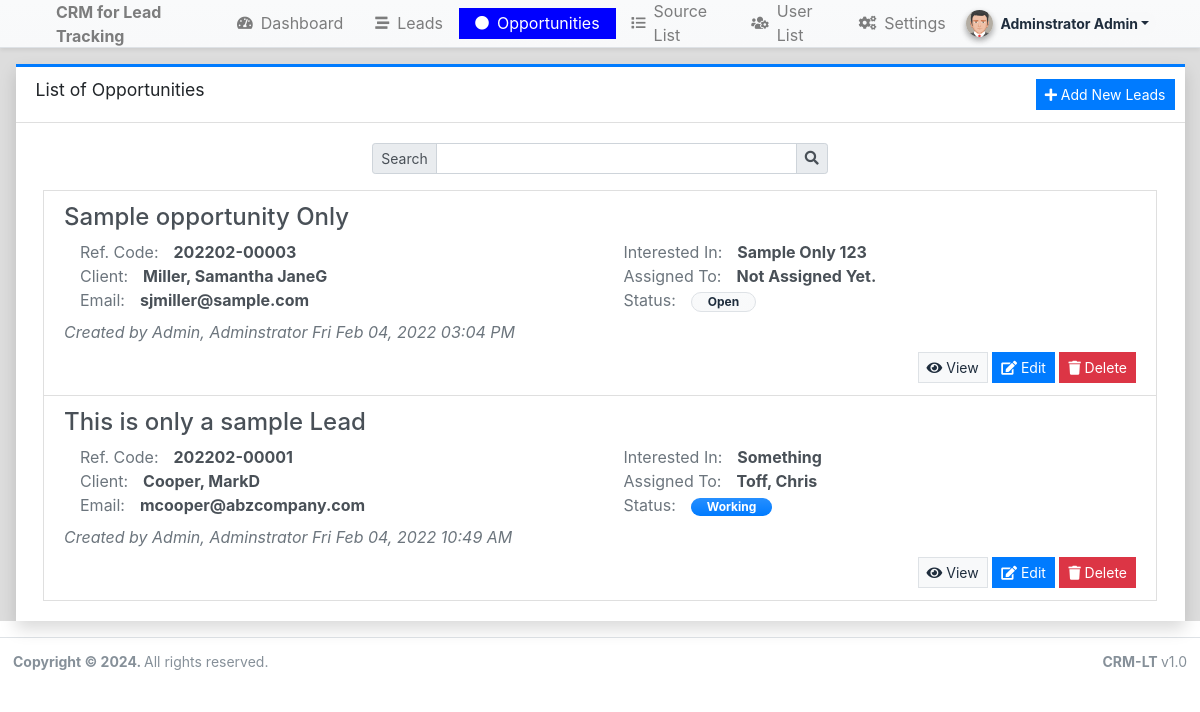
Screenshot of /admin/?page=opportunities (signed in) with the database file from the repository.
### tables this page shows
CREATE TABLE `client_list` (
  `id` int(30) NOT NULL,
  `lead_id` int(30) NOT NULL,
  `firstname` text NOT NULL,
  `middlename` text NOT NULL,
  `lastname` text NOT NULL,
  `gender` varchar(100) NOT NULL,
  `dob` date NOT NULL,
  `contact` text NOT NULL,
  `email` text NOT NULL,
  `address` text NOT NULL,
  `other_info` text DEFAULT NULL,
  `date_created` datetime NOT NULL DEFAULT current_timestamp(),
  `date_updated` datetime DEFAULT NULL ON UPDATE current_timestamp()
);

CREATE TABLE `lead_list` (
  `id` int(30) NOT NULL,
  `code` varchar(100) NOT NULL,
  `source_id` int(30) NOT NULL,
  `interested_in` text NOT NULL,
  `remarks` text NOT NULL,
  `assigned_to` int(30) DEFAULT NULL,
  `user_id` int(30) DEFAULT NULL,
  `status` tinyint(2) NOT NULL DEFAULT 0 COMMENT '0 = New/Prospect,\r\n1 = Open,\r\n2 = Working,\r\n3 = Not a Target,\r\n4 = Disqualified,\r\n5 = Nurture,\r\n6 = Opportunity Created,\r\n7 = Opportunity Lost,\r\n8 = Inactive',
  `in_opportunity` tinyint(1) NOT NULL DEFAULT 0,
  `delete_flag` tinyint(1) NOT NULL DEFAULT 0,
  `date_created` datetime NOT NULL DEFAULT current_timestamp(),
  `date_updated` datetime DEFAULT NULL ON UPDATE current_timestamp()
);

### classes/DBConnection.php (called while the page is built, shortened)
<?php
class DBConnection{
    private $host = DB_SERVER;
    private $username = DB_USERNAME;
    private $password = DB_PASSWORD;
    private $database = DB_NAME;
    public $conn;
    public function __construct(){
        if (!isset($this->conn)) {
            $this->conn = new mysqli($this->host, $this->username, $this->password, $this->database);
        }
    }
}
?>

### classes/SystemSettings.php (called while the page is built, shortened)
<?php
class SystemSettings extends DBConnection{
	function userdata($field = ''){
		if(!empty($field)){
			if(isset($_SESSION['userdata'][$field]))
				return $_SESSION['userdata'][$field];
			else
				return null;
		}else{
			return false;
		}
	}
}
$_settings = new SystemSettings();
?>

### admin/opportunities/index.php (the view, shortened to what this page needs)
<div class="card card-outline card-primary rounded-0 shadow">
	<div class="card-header">
		<h3 class="card-title">List of Opportunities</h3>
		<?php if($_settings->userdata('type') == 1): ?>
		<div class="card-tools">
			<a href="./?page=opportunities/manage_opportunity" class="btn btn-flat btn-sm btn-primary"><span class="fas fa-plus"></span>  Add New Leads</a>
		</div>
		<?php endif; ?>
	</div>
	<div class="card-body">
		<div class="container-fluid">
			<div class="row justify-content-center mb-3">
				<div class="col-lg-5 col-md-6 col-sm-12">
					<div class="input-group input-group-sm">
						<div class="input-group-prepend">
							<span class="input-group-text">Search</span>
						</div>
						<input type="search" id="search" class="form-control">
						<div class="input-group-append">
							<span class="input-group-text"><i class="fa fa-search"></i></span>
						</div>
					</div>
				</div>
			</div>
			<div class="list-group" id="lead-list">
				<?php
				$uwhere = "";
				$users = $conn->query("SELECT id,CONCAT(lastname,', ', firstname, '', COALESCE(middlename,'')) as fullname FROM `users` where id in (SELECT `user_id` FROM `lead_list` where in_opportunity = 1 {$uwhere}) OR id in (SELECT assigned_to FROM `lead_list` where in_opportunity = 1 {$uwhere})");
				$user_arr = array_column($users->fetch_all(MYSQLI_ASSOC),'fullname','id');
				$leads = $conn->query("SELECT l.*,CONCAT(c.lastname,', ', c.firstname, '', COALESCE(c.middlename,'')) as client, c.email FROM `lead_list` l inner join client_list c on c.lead_id = l.id where l.in_opportunity = 1 {$uwhere} order by l.`status` asc, unix_timestamp(l.date_created) asc ");
				while($row = $leads->fetch_assoc()):
				?>
				<div class="list-group-item list-group-item-action list-item rounded-0">
					<h4 class="truncate-1"><?= $row['remarks'] ?></h4>
					<div class="row">
						<div class="col-lg-6 col-sm-12">
							<div class="d-flex">
								<div class="col-auto text-muted pl-3">Ref. Code:</div>
								<div class="col-auto flex-grow-1 flex-shrink-1"><p class="m-0 truncate-1"><b><?= $row['code'] ?></b></p></div>
							</div>
							<div class="d-flex">
								<div class="col-auto text-muted pl-3">Client:</div>
								<div class="col-auto flex-grow-1 flex-shrink-1"><p class="m-0 truncate-1"><b><?= ucwords($row['client']) ?></b></p></div>
							</div>
							<div class="d-flex">
								<div class="col-auto text-muted pl-3">Email:</div>
								<div class="col-auto flex-grow-1 flex-shrink-1"><p class="m-0 truncate-1"><b><?= $row['email'] ?></b></p></div>
							</div>
						</div>
						<div class="col-lg-6 col-sm-12">
							<div class="d-flex">
								<div class="col-auto text-muted pl-3">Interested In:</div>
								<div class="col-auto flex-grow-1 flex-shrink-1"><p class="m-0 truncate-1"><b><?= $row['interested_in'] ?></b></p></div>
							</div>
							<div class="d-flex">
								<div class="col-auto text-muted pl-3">Assigned To:</div>
								<div class="col-auto flex-grow-1 flex-shrink-1"><p class="m-0 truncate-1"><b><?= (isset($user_arr[$row['assigned_to']])) ? ucwords($user_arr[$row['assigned_to']]) : "Not Assigned Yet." ?></b></p></div>
							</div>
							<div class="d-flex">
								<div class="col-auto text-muted pl-3">Status:</div>
								<div class="col-auto flex-grow-1 flex-shrink-1">
									<?php
										switch($row['status']){
											case 1:
												echo '<span class="badge badge-light bg-gradient-light border px-3 rounded-pill">Open</span>';
												break;
											case 2:
												echo '<span class="badge badge-primary bg-gradient-primary px-3 rounded-pill">Working</span>';
												break;
										}
									?>
								</div>
							</div>
						</div>
					</div>
					<span class="text-muted"><em>Created by <?= isset($user_arr[$row['user_id']]) ? ucwords($user_arr[$row['user_id']]) : "N/A" ?> <?= date("D M d, Y h:i A",strtotime($row['date_created'])) ?></em></span>
					<div class="text-right">
						<a class="btn btn-sm btn-flat btn-light border" href="./?page=view_lead&id=<?= $row['id'] ?>"><i class="fa fa-eye"></i> View</a>
						<?php if($_settings->userdata('type') == 1): ?>
						<a class="btn btn-sm btn-flat btn-primary" href="./?page=opportunities/manage_opportunity&id=<?= $row['id'] ?>"><i class="fa fa-edit"></i> Edit</a>
						<a class="btn btn-sm btn-flat btn-danger delete_data" data-id="<?= $row['id'] ?>"><i class="fa fa-trash"></i> Delete</a>
						<?php endif; ?>
					</div>
				</div>
				<?php endwhile; ?>
			</div>
		</div>
	</div>
</div>

### admin/inc/topBarNav.php (style rules this page uses)
p { margin-top: 15px; }

### rows the page displays
client_list: lead.remarks "Sample opportunity Only", lead.code "202202-00003", client "Miller, Samantha JaneG", email "sjmiller@sample.com", lead.interested_in "Sample Only 123", shows "Not Assigned Yet.", shows "Open", lead.user_id "Admin, Adminstrator", lead.date_created "Fri Feb 04, 2022 03:04 PM"
client_list: lead.remarks "This is only a sample Lead", lead.code "202202-00001", client "Cooper, MarkD", email "mcooper@abzcompany.com", lead.interested_in "Something", lead.assigned_to "Toff, Chris", shows "Working", lead.user_id "Admin, Adminstrator", lead.date_created "Fri Feb 04, 2022 10:49 AM"

### other values shown
$_settings->info('name') "CRM for Lead Tracking"
$_settings->info('short_name') "CRM-LT"
